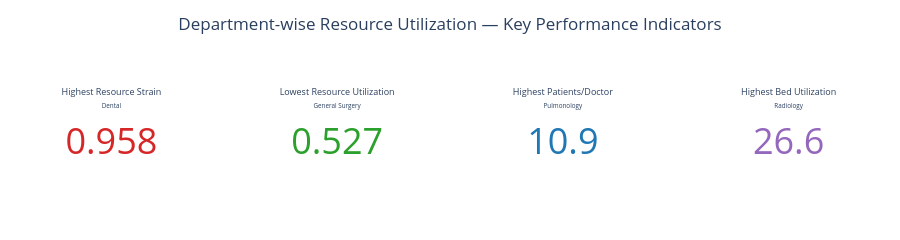
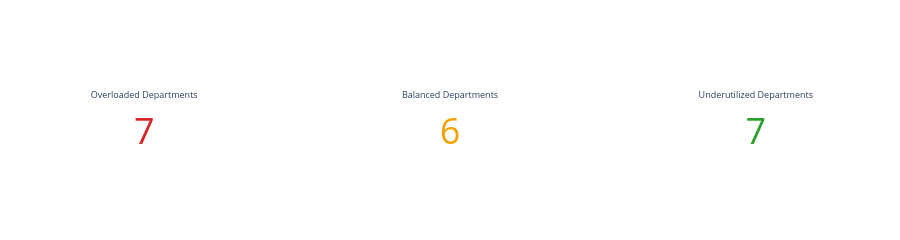

Write notebook code for charts like these, in order.
### Markdown cell above
## 9. KPI cards

### Code cell
most_strained = dept_util.loc[dept_util["Resource_Utilization_Score"].idxmax()]
least_strained = dept_util.loc[dept_util["Resource_Utilization_Score"].idxmin()]
highest_doc_workload = dept_util.loc[dept_util["Patients_per_Doctor"].idxmax()]
highest_bed_util = dept_util.loc[dept_util["Bed_Utilization"].idxmax()]
n_overloaded = int((dept_util["Status"] == "Overloaded").sum())
n_balanced = int((dept_util["Status"] == "Balanced").sum())
n_underutilized = int((dept_util["Status"] == "Underutilized").sum())

fig_kpi = make_subplots(rows=1, cols=4, specs=[[{"type": "indicator"}] * 4])
fig_kpi.add_trace(go.Indicator(
    mode="number", value=most_strained["Resource_Utilization_Score"],
    title={"text": f"Highest Resource Strain<br><sub>{most_strained['Department_Name']}</sub>"},
    number={"font": {"size": 36, "color": "#D62728"}, "valueformat": ".3f"},
), row=1, col=1)
fig_kpi.add_trace(go.Indicator(
    mode="number", value=least_strained["Resource_Utilization_Score"],
    title={"text": f"Lowest Resource Utilization<br><sub>{least_strained['Department_Name']}</sub>"},
    number={"font": {"size": 36, "color": "#2CA02C"}, "valueformat": ".3f"},
), row=1, col=2)
fig_kpi.add_trace(go.Indicator(
    mode="number", value=highest_doc_workload["Patients_per_Doctor"],
    title={"text": f"Highest Patients/Doctor<br><sub>{highest_doc_workload['Department_Name']}</sub>"},
    number={"font": {"size": 36, "color": "#1F77B4"}, "valueformat": ".1f"},
), row=1, col=3)
fig_kpi.add_trace(go.Indicator(
    mode="number", value=highest_bed_util["Bed_Utilization"],
    title={"text": f"Highest Bed Utilization<br><sub>{highest_bed_util['Department_Name']}</sub>"},
    number={"font": {"size": 36, "color": "#9467BD"}, "valueformat": ".1f"},
), row=1, col=4)
fig_kpi.update_layout(
    template="plotly_white", height=220, margin=dict(t=60, b=20, l=20, r=20),
    title_text="Department-wise Resource Utilization — Key Performance Indicators", title_x=0.5,
)
fig_kpi.show()

fig_kpi2 = make_subplots(rows=1, cols=3, specs=[[{"type": "indicator"}] * 3])
fig_kpi2.add_trace(go.Indicator(
    mode="number", value=n_overloaded, title={"text": "Overloaded Departments"},
    number={"font": {"size": 36, "color": STATUS_COLORS["Overloaded"]}},
), row=1, col=1)
fig_kpi2.add_trace(go.Indicator(
    mode="number", value=n_balanced, title={"text": "Balanced Departments"},
    number={"font": {"size": 36, "color": STATUS_COLORS["Balanced"]}},
), row=1, col=2)
fig_kpi2.add_trace(go.Indicator(
    mode="number", value=n_underutilized, title={"text": "Underutilized Departments"},
    number={"font": {"size": 36, "color": STATUS_COLORS["Underutilized"]}},
), row=1, col=3)
fig_kpi2.update_layout(template="plotly_white", height=200, margin=dict(t=40, b=20, l=20, r=20))
fig_kpi2.show()

### Figure 1 — Plotly figure (JSON) as saved in the notebook; plotly's stock layout.template omitted (floating-point values rounded to 4 significant figures)
{"data": [{"domain": {"x": [0.0, 0.2125], "y": [0.0, 1.0]}, "mode": "number", "number": {"font": {"color": "#D62728", "size": 36}, "valueformat": ".3f"}, "title": {"text": "Highest Resource Strain<br><sub>Dental</sub>"}, "type": "indicator", "value": 0.9578}, {"domain": {"x": [0.2625, 0.475], "y": [0.0, 1.0]}, "mode": "number", "number": {"font": {"color": "#2CA02C", "size": 36}, "valueformat": ".3f"}, "title": {"text": "Lowest Resource Utilization<br><sub>General Surgery</sub>"}, "type": "indicator", "value": 0.5269}, {"domain": {"x": [0.525, 0.7375], "y": [0.0, 1.0]}, "mode": "number", "number": {"font": {"color": "#1F77B4", "size": 36}, "valueformat": ".1f"}, "title": {"text": "Highest Patients/Doctor<br><sub>Pulmonology</sub>"}, "type": "indicator", "value": 10.93}, {"domain": {"x": [0.7875, 1.0], "y": [0.0, 1.0]}, "mode": "number", "number": {"font": {"color": "#9467BD", "size": 36}, "valueformat": ".1f"}, "title": {"text": "Highest Bed Utilization<br><sub>Radiology</sub>"}, "type": "indicator", "value": 26.6}], "layout": {"height": 220, "margin": {"b": 20, "l": 20, "r": 20, "t": 60}, "title": {"text": "Department-wise Resource Utilization — Key Performance Indicators", "x": 0.5}}}

### Figure 2 — Plotly figure (JSON) as saved in the notebook; plotly's stock layout.template omitted (floating-point values rounded to 4 significant figures)
{"data": [{"domain": {"x": [0.0, 0.2889], "y": [0.0, 1.0]}, "mode": "number", "number": {"font": {"color": "#D62728", "size": 36}}, "title": {"text": "Overloaded Departments"}, "type": "indicator", "value": 7}, {"domain": {"x": [0.3556, 0.6444], "y": [0.0, 1.0]}, "mode": "number", "number": {"font": {"color": "#F2A104", "size": 36}}, "title": {"text": "Balanced Departments"}, "type": "indicator", "value": 6}, {"domain": {"x": [0.7111, 1.0], "y": [0.0, 1.0]}, "mode": "number", "number": {"font": {"color": "#2CA02C", "size": 36}}, "title": {"text": "Underutilized Departments"}, "type": "indicator", "value": 7}], "layout": {"height": 200, "margin": {"b": 20, "l": 20, "r": 20, "t": 40}}}
